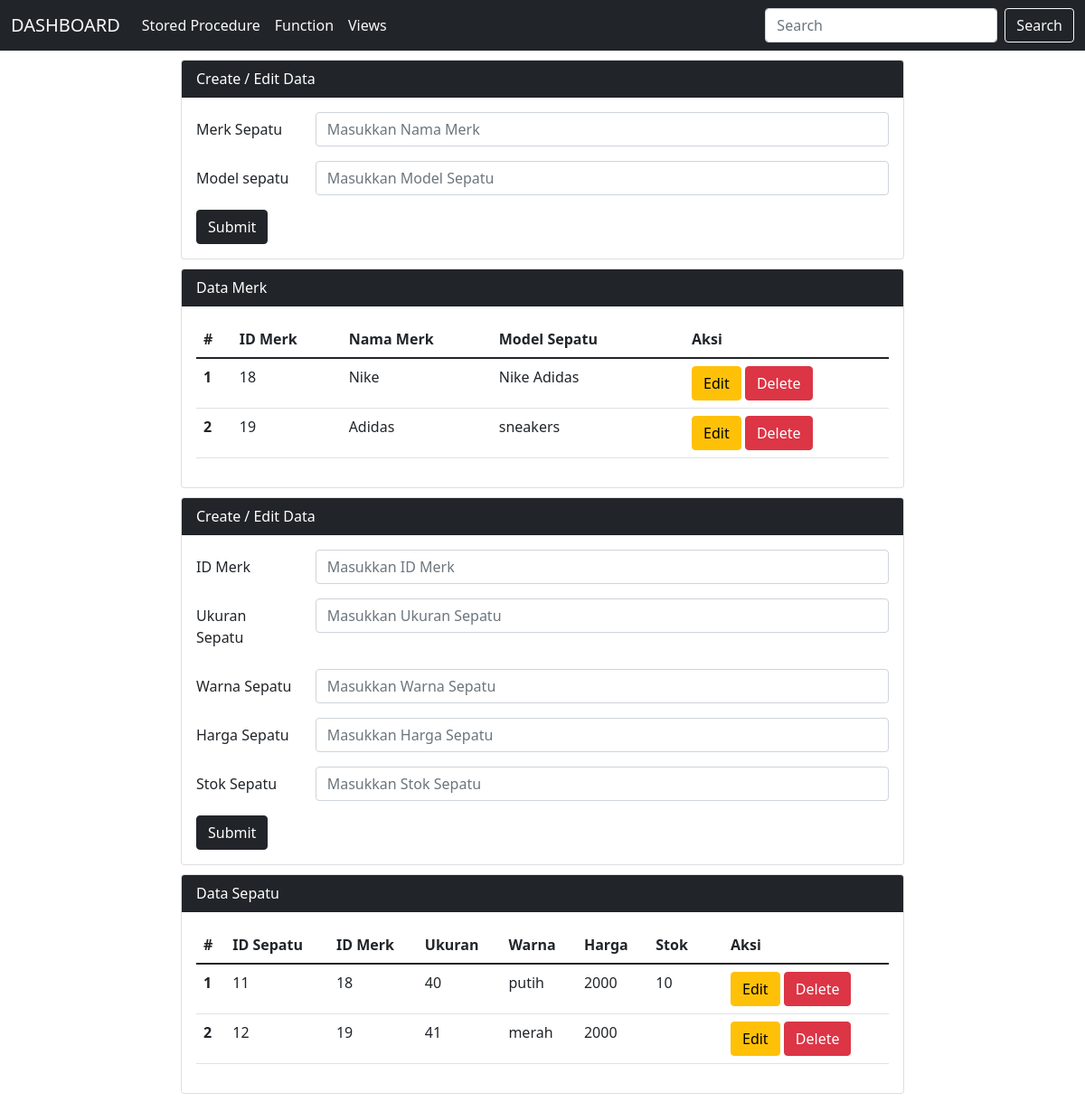
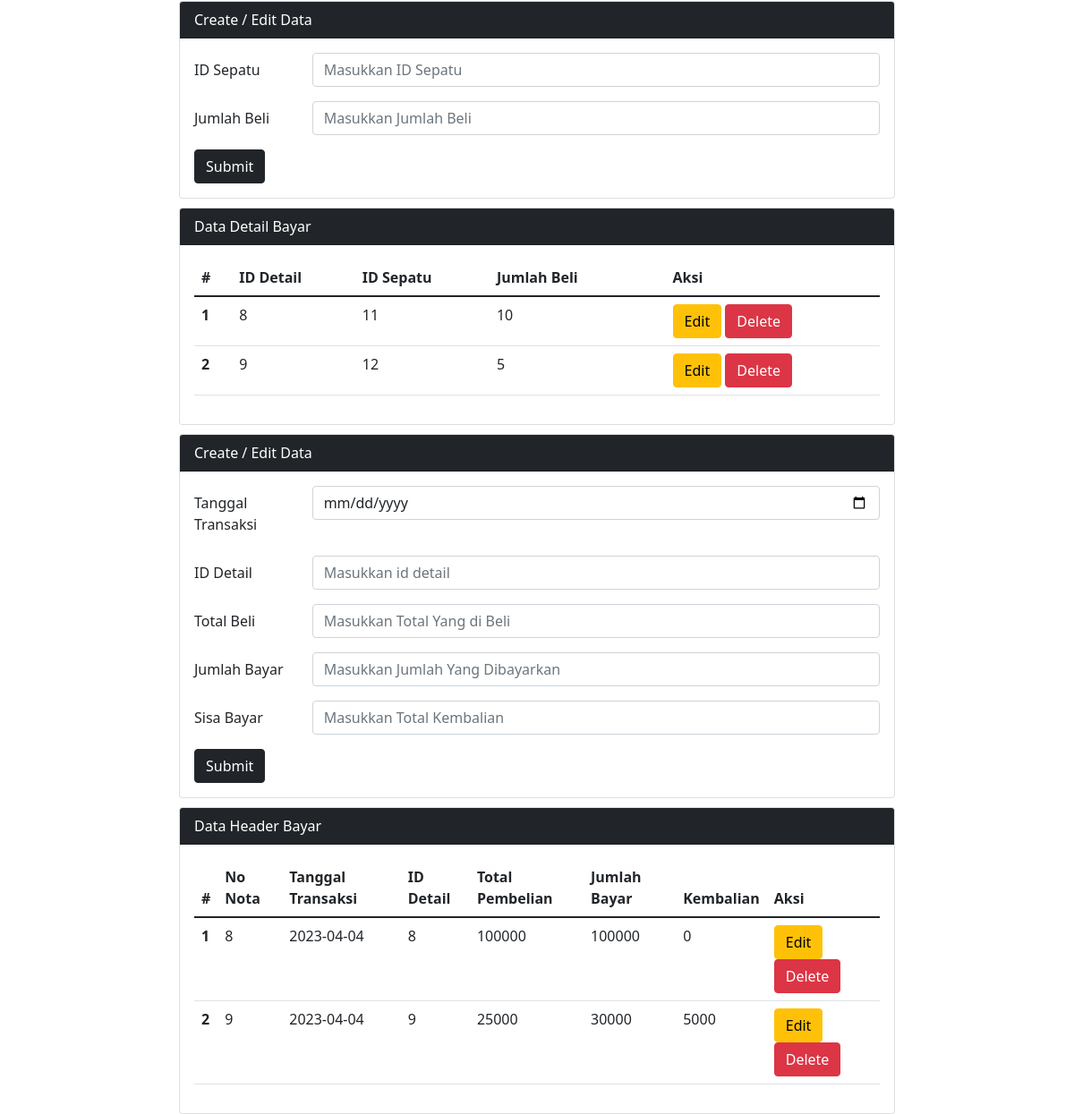
Screenshot of /procedure.php with the database file from the repository (2 pictures, top to bottom).
### tables this page shows
CREATE TABLE `merk` (
  `id_merk` int(5) NOT NULL,
  `nama_merk` varchar(20) DEFAULT NULL,
  `model_sepatu` varchar(20) DEFAULT NULL
);

CREATE TABLE `sepatu` (
  `id_sepatu` int(5) NOT NULL,
  `id_merk` int(5) DEFAULT NULL,
  `ukuran` int(5) DEFAULT NULL,
  `warna` varchar(10) DEFAULT NULL,
  `harga` int(20) DEFAULT NULL,
  `stok` int(5) DEFAULT NULL
);

CREATE TABLE `detail_bayar` (
  `id_detail` int(5) NOT NULL,
  `id_sepatu` int(5) DEFAULT NULL,
  `jumlah_beli` int(5) DEFAULT NULL
);

CREATE TABLE `header_bayar` (
  `no_nota` int(5) NOT NULL,
  `tanggal` date DEFAULT NULL,
  `id_detail` int(5) DEFAULT NULL,
  `total_pembelian` int(20) DEFAULT NULL,
  `bayar` int(20) DEFAULT NULL,
  `sisa_bayar` int(20) DEFAULT NULL
);

### procedure.php (the view, shortened to what the rows shown need)
<?php
include 'koneksi.php';
?>
<!DOCTYPE html>
<html lang="en">
<head>
    <link href="https://cdn.jsdelivr.net/npm/bootstrap@5.1.3/dist/css/bootstrap.min.css" rel="stylesheet">
</head>
<body>
    <div class="mx-auto">
        <div class="card">
            <div class="card-body">
                <table class="table" id="data">
                    <thead>
                        <tr>
                            <th scope="col">#</th>
                            <th scope="col">ID Merk</th>
                            <th scope="col">Nama Merk</th>
                            <th scope="col">Model Sepatu</th>
                            <th></th>
                            <th scope="col">Aksi</th>
                        </tr>
                    </thead>
                    <tbody>
                        <?php
                        $qry    = "SELECT * FROM merk";
                        $q2     = mysqli_query($conn, $qry);
                        $urut   = 1;
                        while ($row = mysqli_fetch_array($q2)) {
                        ?>
                            <tr>
                                <th scope="row">
                                    <?php echo $urut++; ?>
                                </th>
                                <td scope="row">
                                    <?php echo $row['id_merk']; ?>
                                </td>
                                <td scope="row">
                                    <?php echo $row['nama_merk']; ?>
                                </td>
                                <td scope="row">
                                    <?php echo $row['model_sepatu']; ?>
                                </td>
                                <td></td>
                                <td scope="row">
                                    <a href="action/editmerk.php?id_merk=<?php echo $row['id_merk']; ?>"><button type="button" class="btn btn-warning">Edit</button></a>
                                    <a href="action/deletemerk.php?id_merk=<?php echo $row['id_merk']; ?>"><button type="button" class="btn btn-danger">Delete</button></a>
                                </td>
                            </tr>
                        <?php
                        }
                        ?>
                    </tbody>
                </table>
            </div>
        </div>
    </div>
    <div class="mx-auto">
        <div class="card">
            <div class="card-body">
                <table class="table" id="data">
                    <thead>
                        <tr>
                            <th scope="col">#</th>
                            <th scope="col">ID Sepatu</th>
                            <th scope="col">ID Merk</th>
                            <th scope="col">Ukuran</th>
                            <th scope="col">Warna</th>
                            <th scope="col">Harga</th>
                            <th scope="col">Stok</th>
                            <th></th>
                            <th scope="col">Aksi</th>
                        </tr>
                    </thead>
                    <tbody>
                        <?php
                        $qry    = "SELECT * FROM sepatu";
                        $q2     = mysqli_query($conn, $qry);
                        $urut   = 1;
                        while ($row = mysqli_fetch_array($q2)) {
                        ?>
                            <tr>
                                <th scope="row">
                                    <?php echo $urut++; ?>
                                </th>
                                <td scope="row">
                                    <?php echo $row['id_sepatu']; ?>
                                </td>
                                <td scope="row">
                                    <?php echo $row['id_merk']; ?>
                                </td>
                                <td scope="row">
                                    <?php echo $row['ukuran']; ?>
                                </td>
                                <td scope="row">
                                    <?php echo $row['warna']; ?>
                                </td>
                                <td scope="row">
                                    <?php echo $row['harga']; ?>
                                </td>
                                <td scope="row">
                                    <?php echo $row['stok']; ?>
                                </td>
                                <td></td>
                                <td scope="row">
                                    <a href="action/editsepatu.php?id_sepatu=<?php echo $row['id_sepatu']; ?>"><button type="button" class="btn btn-warning">Edit</button></a>
                                    <a href="action/deletesepatu.php?id_sepatu=<?php echo $row['id_sepatu']; ?>"><button type="button" class="btn btn-danger">Delete</button></a>
                                </td>
                            </tr>
                        <?php
                        }
                        ?>
                    </tbody>
                </table>
            </div>
        </div>
    </div>
    <div class="mx-auto">
        <div class="card">
            <div class="card-body">
                <table class="table" id="data">
                    <thead>
                        <tr>
                            <th scope="col">#</th>
                            <th scope="col">ID Detail</th>
                            <th scope="col">ID Sepatu</th>
                            <th scope="col">Jumlah Beli</th>
                            <th></th>
                            <th scope="col">Aksi</th>
                        </tr>
                    </thead>
                    <tbody>
                        <?php
                        $qry    = "SELECT * FROM detail_bayar";
                        $q2     = mysqli_query($conn, $qry);
                        $urut   = 1;
                        while ($row = mysqli_fetch_array($q2)) {
                        ?>
                            <tr>
                                <th scope="row">
                                    <?php echo $urut++; ?>
                                </th>
                                <td scope="row">
                                    <?php echo $row['id_detail']; ?>
                                </td>
                                <td scope="row">
                                    <?php echo $row['id_sepatu']; ?>
                                </td>
                                <td scope="row">
                                    <?php echo $row['jumlah_beli']; ?>
                                </td>
                                <td></td>
                                <td scope="row">
                                    <a href="action/editdb.php?id_detail=<?php echo $row['id_detail']; ?>"><button type="button" class="btn btn-warning">Edit</button></a>
                                    <a href="action/deletedb.php?id_detail=<?php echo $row['id_detail']; ?>"><button type="button" class="btn btn-danger">Delete</button></a>
                                </td>
                            </tr>
                        <?php
                        }
                        ?>
                    </tbody>
                </table>
            </div>
        </div>
    </div>
    <div class="mx-auto">
        <div class="card">
            <div class="card-body">
                <table class="table" id="data">
                    <thead>
                        <tr>
                            <th scope="col">#</th>
                            <th scope="col">No Nota</th>
                            <th scope="col">Tanggal Transaksi</th>
                            <th scope="col">ID Detail</th>
                            <th scope="col">Total Pembelian</th>
                            <th scope="col">Jumlah Bayar</th>
                            <th scope="col">Kembalian</th>
                            <th scope="col">Aksi</th>
                        </tr>
                    </thead>
                    <tbody>
                        <?php
                        $qry    = "SELECT * FROM header_bayar";
                        $q2     = mysqli_query($conn, $qry);
                        $urut   = 1;
                        while ($row = mysqli_fetch_array($q2)) {
                        ?>
                            <tr>
                                <th scope="row">
                                    <?php echo $urut++; ?>
                                </th>
                                <td scope="row">
                                    <?php echo $row['no_nota']; ?>
                                </td>
                                <td scope="row">
                                    <?php echo $row['tanggal']; ?>
                                </td>
                                <td scope="row">
                                    <?php echo $row['id_detail']; ?>
                                </td>
                                <td scope="row">
                                    <?php echo $row['total_pembelian']; ?>
                                </td>
                                <td scope="row">
                                    <?php echo $row['bayar']; ?>
                                </td>
                                <td scope="row">
                                    <?php echo $row['sisa_bayar']; ?>
                                </td>
                                <td scope="row">
                                    <a href="action/edithb.php?no_nota=<?php echo $row['no_nota']; ?>"><button type="button" class="btn btn-warning">Edit</button></a>
                                    <a href="action/deletehb.php?no_nota=<?php echo $row['no_nota']; ?>"><button type="button" class="btn btn-danger">Delete</button></a>
                                </td>
                            </tr>
                        <?php
                        }
                        ?>
                    </tbody>
                </table>
            </div>
        </div>
    </div>
</body>
</html>

### rows the page displays
merk: id_merk "18", nama_merk "Nike", model_sepatu "Nike Adidas"
merk: id_merk "19", nama_merk "Adidas", model_sepatu "sneakers"
sepatu: id_sepatu "11", id_merk "18", ukuran "40", warna "putih", harga "2000", stok "10"
sepatu: id_sepatu "12", id_merk "19", ukuran "41", warna "merah", harga "2000"
detail_bayar: id_detail "8", id_sepatu "11", jumlah_beli "10"
detail_bayar: id_detail "9", id_sepatu "12", jumlah_beli "5"
header_bayar: no_nota "8", tanggal "2023-04-04", id_detail "8", total_pembelian "100000", bayar "100000", sisa_bayar "0"
header_bayar: no_nota "9", tanggal "2023-04-04", id_detail "9", total_pembelian "25000", bayar "30000", sisa_bayar "5000"
